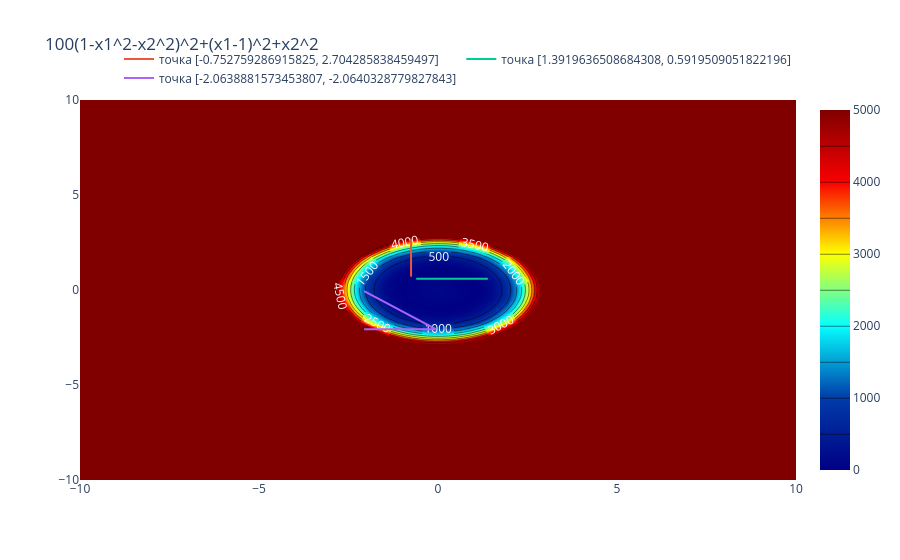

Here is the notebook cell this chart was saved with:
### Markdown cell above
### Численные методы многомерной минимизации c нулевого порядка
В данной лабораторной работе изучаются следующие методы оптимизации нулевого порядка:
1. разностный аналог градиентного метода
2. метод циклического покоординатного спуска
3. метод случайного покоординатного спуска
4. метод случайного поиска с возвратом при неудачном шаге
5. метод случайного поиска с парными пробами
6. метод Хука-Дживса
7. метод минимизации по правильному симплексу
8. метод деформируемого многогранника (Нелдера-Мида)


Вариант 13
|Методы|функция|
| --- | --- |
|4, 7|f(x1,x2)=100(1-x1^2-x2^2)^2+(x1-1)^2+x2^2|

### Code cell
import numpy as np
import sympy as sp
import pandas as pd
import plotly.graph_objects as go
import random 

def rand_crd_s_stepb(f, x0, lamb = 0.5, alpha = 2, eps = 0.1, maxiter = 1000, n = 2):
    
    x = x0
    fun = sp.lambdify([x1, x2], f, "math")
    m = 1
    e_list = [np.array([1, 0]),np.array([0, 1])]
    sk = 1
    x_path = [x]
    f_path = [fun(x[0], x[1])]
    

    for k in range(0, maxiter):
        i = k % n
        p = e_list[i]
        x_new = x + alpha*p
        fx = fun(x[0], x[1])
        fx_new = fun(x_new[0], x_new[1])

        if fx > fx_new:
            x_path.append(x_new)
            f_path.append(fx_new)
            continue

        x_new = x - alpha*p
        fx_new = fun(x_new[0], x_new[1])
        
        if fx > fx_new:
            x_path.append(x_new)
            f_path.append(fx_new)
            continue

        if i == n:
            alpha *= lamb

        if i == n and k >= n:
            if np.norm(x-x_new) < eps:
                x_path.append(x_new)
                f_path.append(fx_new)


    return np.array(x_path), np.array(f_path), k+1


x1, x2 = sp.symbols('x1, x2')
f = 100*(1 - x1**2 - x2**2)**2 + (x1-1)**2 + x2**2
np.random.seed(42)
p_list = (np.random.uniform(-3, 3, size=2), np.random.uniform(-3, 3, size=2), np.random.uniform(-3, 3, size=2))

x1_range = np.linspace(-10, 10, 100)
x2_range = np.linspace(-10, 10, 100)
x, y = np.meshgrid(x1_range, x2_range)
fu = 100*(1 - x**2 - y**2)**2 + (x-1)**2 + y**2
fig = go.Figure(data=[go.Contour(
    zmax = 5000, zmin = 0,
    z=fu, x=x1_range, y=x2_range, colorscale='Jet',
    contours=dict(
         coloring = 'heatmap',
        showlabels = True,
        labelfont = dict(
            size = 12,
            color = 'white',
        )
    ) 
)])
fig.update_layout(title=f'100(1-x1^2-x2^2)^2+(x1-1)^2+x2^2') 

# method visualize

for point in p_list:
    print(f'point = {point}')
    ans = rand_crd_s_stepb(f, point)
    
    print(ans[0][-1], ans[1][-1], ans[2])
    
    fig.add_trace(go.Scatter(x=[i[0] for i in ans[0]], y=[i[1] for i in ans[0]], name=f'точка {point.tolist()}'))
    fig.update_layout(
    legend=dict(
        orientation="h",   
        yanchor="bottom",
        y=1.02,            
        xanchor="right",
        x=1               
    )
)
fig.show()

### Figure 1 — Plotly figure (JSON) as saved in the notebook; plotly's stock layout.template omitted (floating-point values rounded to 4 significant figures; data arrays with more than 128 entries replaced by an {"elided": "..."} marker saying what was removed)
{"data": [{"colorscale": [[0, "rgb(0,0,131)"], [0.2, "rgb(0,60,170)"], [0.4, "rgb(5,255,255)"], [0.6, "rgb(255,255,0)"], [0.8, "rgb(250,0,0)"], [1, "rgb(128,0,0)"]], "contours": {"coloring": "heatmap", "labelfont": {"color": "white", "size": 12}, "showlabels": true}, "type": "contour", "x": [-10.0, -9.798, -9.596, -9.394, -9.192, -8.99, -8.788, -8.586, -8.384, -8.182, -7.98, -7.778, -7.576, -7.374, -7.172, -6.97, -6.768, -6.566, -6.364, -6.162, -5.96, -5.758, -5.556, -5.354, -5.152, -4.949, -4.747, -4.545, -4.343, -4.141, -3.939, -3.737, -3.535, -3.333, -3.131, -2.929, -2.727, -2.525, -2.323, -2.121, -1.919, -1.717, -1.515, -1.313, -1.111, -0.9091, -0.7071, -0.5051, -0.303, -0.101, 0.101, 0.303, 0.5051, 0.7071, 0.9091, 1.111, 1.313, 1.515, 1.717, 1.919, 2.121, 2.323, 2.525, 2.727, 2.929, 3.131, 3.333, 3.535, 3.737, 3.939, 4.141, 4.343, 4.545, 4.747, 4.949, 5.152, 5.354, 5.556, 5.758, 5.96, 6.162, 6.364, 6.566, 6.768, 6.97, 7.172, 7.374, 7.576, 7.778, 7.98, 8.182, 8.384, 8.586, 8.788, 8.99, 9.192, 9.394, 9.596, 9.798, 10.0], "y": [-10.0, -9.798, -9.596, -9.394, -9.192, -8.99, -8.788, -8.586, -8.384, -8.182, -7.98, -7.778, -7.576, -7.374, -7.172, -6.97, -6.768, -6.566, -6.364, -6.162, -5.96, -5.758, -5.556, -5.354, -5.152, -4.949, -4.747, -4.545, -4.343, -4.141, -3.939, -3.737, -3.535, -3.333, -3.131, -2.929, -2.727, -2.525, -2.323, -2.121, -1.919, -1.717, -1.515, -1.313, -1.111, -0.9091, -0.7071, -0.5051, -0.303, -0.101, 0.101, 0.303, 0.5051, 0.7071, 0.9091, 1.111, 1.313, 1.515, 1.717, 1.919, 2.121, 2.323, 2.525, 2.727, 2.929, 3.131, 3.333, 3.535, 3.737, 3.939, 4.141, 4.343, 4.545, 4.747, 4.949, 5.152, 5.354, 5.556, 5.758, 5.96, 6.162, 6.364, 6.566, 6.768, 6.97, 7.172, 7.374, 7.576, 7.778, 7.98, 8.182, 8.384, 8.586, 8.788, 8.99, 9.192, 9.394, 9.596, 9.798, 10.0], "z": {"elided": "100x100 float values"}, "zmax": 5000, "zmin": 0}, {"name": "точка [-0.752759286915825, 2.704285838459497]", "type": "scatter", "x": {"elided": "501 float values"}, "y": {"elided": "501 float values"}}, {"name": "точка [1.3919636508684308, 0.5919509051822196]", "type": "scatter", "x": {"elided": "501 float values"}, "y": {"elided": "501 float values"}}, {"name": "точка [-2.0638881573453807, -2.0640328779827843]", "type": "scatter", "x": {"elided": "1001 float values"}, "y": {"elided": "1001 float values"}}], "layout": {"legend": {"orientation": "h", "x": 1, "xanchor": "right", "y": 1.02, "yanchor": "bottom"}, "title": {"text": "100(1-x1^2-x2^2)^2+(x1-1)^2+x2^2"}}}
